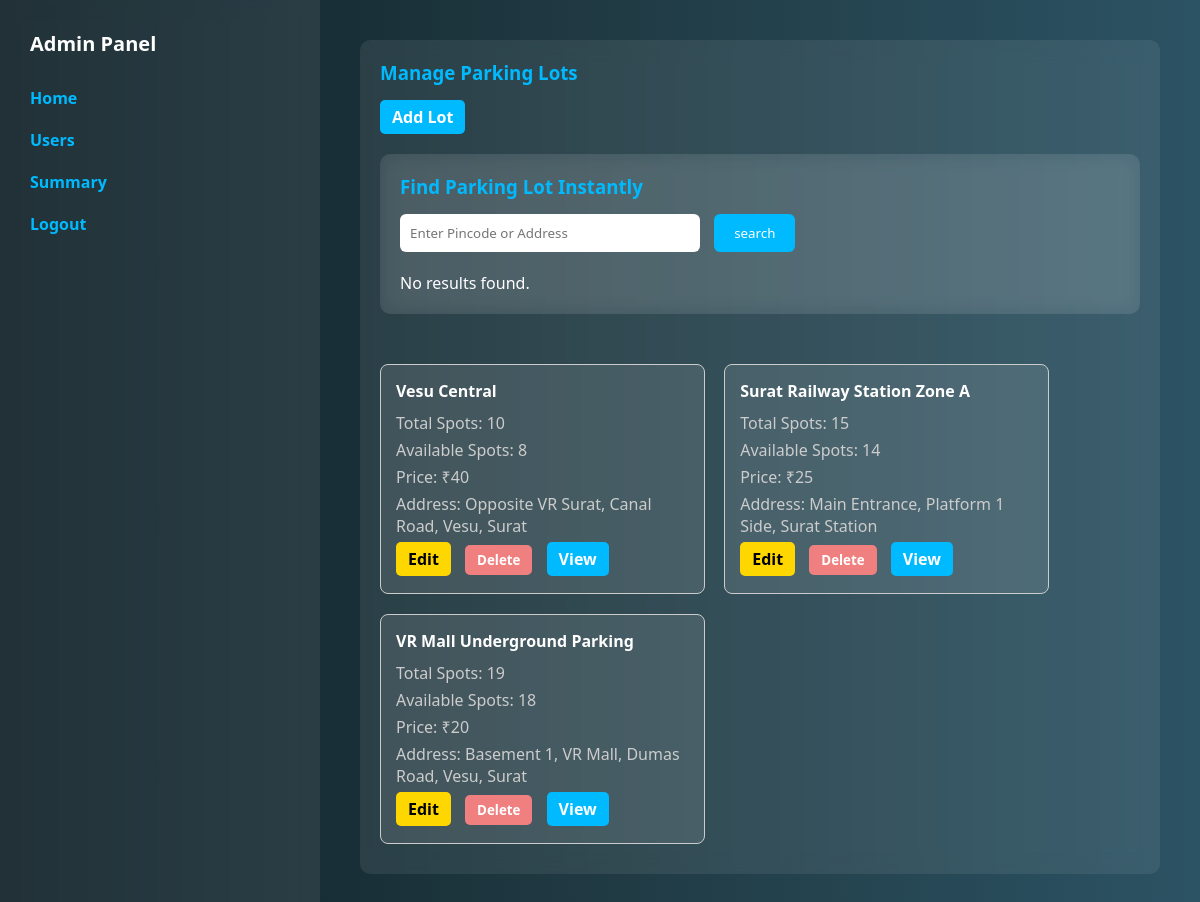
Before: /admin_dashboard with the older database file.
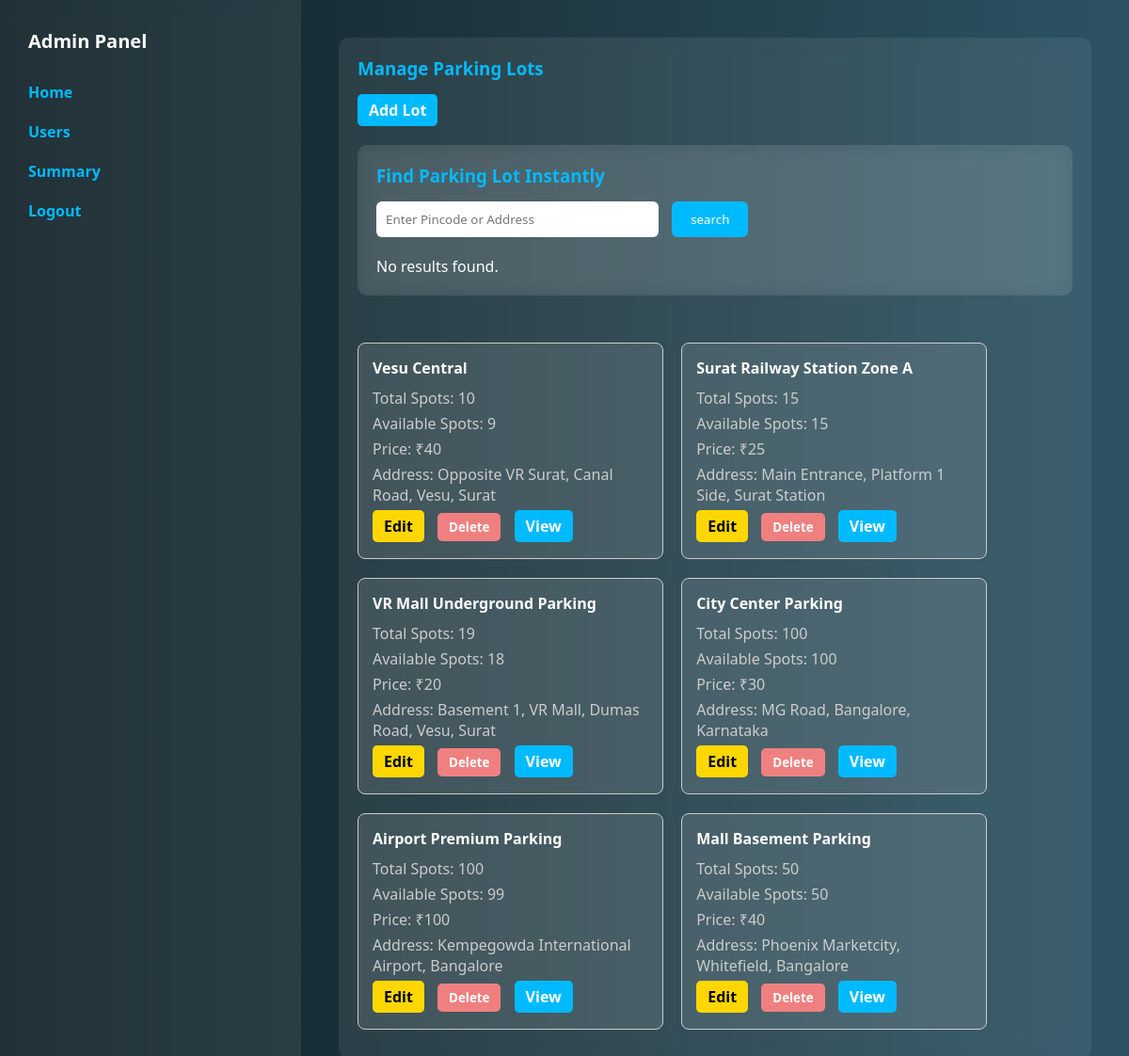
After: the same page with the newer database file.
### app.py (models this page shows)
class Parking_lot(db.Model):
    __tablename__ = 'parking_lot'
    id = db.Column(db.Integer, primary_key=True, autoincrement=True)
    parking_lot_name = db.Column(db.String(100), nullable=False,)
    address = db.Column(db.String(150), nullable=False)
    pin_code = db.Column(db.String(6), nullable=False)
    price_per_hour =db.Column(db.Integer, nullable = False)
    total_capacity = db.Column(db.Integer, nullable = False)
    avilable_capacity = db.Column(db.Integer, nullable = False)
    spots = db.relationship("ParkingSpot", back_populates = 'lot')

### app.py (the view, shortened to what this page needs)
@app.route('/admin_dashboard', methods=['GET','POST'])
def  admin_dashboard():
    parking_lots = Parking_lot.query.all()
    search_results = None
    if request.method == 'GET':
        return render_template('admin_dashboard.html', parking_lots=parking_lots)

### templates/admin_dashboard.html (shortened to what this page needs)
<!DOCTYPE html>
<html lang="en">
<head>
</head>
<body>
  <div class="sidebar">
    <h2>Admin Panel</h2>
    <a href="/admin_dashboard">Home</a>
    <a href="/view_users">Users</a>
    <a href="/admin_summary">Summary</a>
    <a href="/landing_page">Logout</a>
  </div>
  <div class="main-content">
    <div class="section">
      <h3>Manage Parking Lots</h3>
      <a href="/add_parking" class="btn btn-add">Add Lot</a>
      <div class="section">
         <h3>Find Parking Lot Instantly</h3>
         <div class="search-box">
         <form action="{{ url_for('admin_dashboard') }}"  method="POST">
           <input type="text" name="pincode" placeholder="Enter Pincode or Address"  required>
           <input type="submit" value="search" class="btn-search"  >
         </form>
      </div>
      {% if search_results %}
        {% for lot in search_results %}
         <div class="lot-card">
           <h4>{{lot.parking_lot_name}}</h4>
           <p>Total Spots: {{lot.total_capacity }}</p>
           <p>Available Spots: {{lot.avilable_capacity }}</p>
            <p>Price: ₹{{lot.price_per_hour}}</p>
            <p>Address: {{lot.address}}</p>
           <a href="{{ url_for('edit_parking', lot_id=lot.id) }}" class="btn btn-edit">Edit</a>
           <form action="{{ url_for('delete_lot', lot_id=lot.id) }}" method="post" style="display:inline;">
               <button type="submit" class="btn btn-delete">Delete</button>
           </form>
              <a href="{{ url_for('view_lot', lot_id=lot.id) }}" class="btn btn-add">View</a>
           </div>
        {% endfor %}
      {% else %}
        <p>No results found.</p>
      {% endif %}
    </div>
      {% for lot in parking_lots %}
          <div class="lot-card">
             <h4>{{lot.parking_lot_name}}</h4>
             <p>Total Spots: {{lot.total_capacity }}</p>
             <p>Available Spots: {{lot.avilable_capacity }}</p>
             <p>Price: ₹{{lot.price_per_hour}}</p>
             <p>Address: {{lot.address}}</p>
             <a href="{{ url_for('edit_parking', lot_id=lot.id) }}" class="btn btn-edit">Edit</a>
             <form action="{{ url_for('delete_lot', lot_id=lot.id) }}" method="post" style="display:inline;">
                    <button type="submit" class="btn btn-delete">Delete</button>
             </form>
             <a href="{{ url_for('view_lot', lot_id=lot.id) }}" class="btn btn-add">View</a>
          </div>
      {% endfor %}
    </div>
  </div>
</body>
</html>

### templates/admin_dashboard.html (style rules this page uses)
* { margin: 0; padding: 0; box-sizing: border-box; font-family: 'Segoe UI', Tahoma, Geneva, Verdana, sans-serif; }
html, body { height: 100%; width: 100%; background: linear-gradient(to right, #0f2027, #203a43, #2c5364); overflow: hidden; }
body { display: flex; }
.sidebar { width: 320px; height: 100vh; background: rgba(255, 255, 255, 0.08); backdrop-filter: blur(10px); padding: 30px; color: #fff; display: flex; flex-direction: column; }
.sidebar h2 { font-size: 20px; margin-bottom: 20px; }
.sidebar a { display: block; margin: 10px 0; color: #00baff; text-decoration: none; font-weight: bold; }
.main-content { flex: 1; height: 100vh; overflow-y: auto; padding: 40px; color: #fff; }
.section { margin-bottom: 40px; background: rgba(255, 255, 255, 0.08); padding: 20px; border-radius: 10px; backdrop-filter: blur(10px); }
h3 { margin-bottom: 15px; color: #00baff; }
.btn { padding: 6px 12px; border: none; border-radius: 5px; cursor: pointer; font-weight: bold; text-decoration: none; display: inline-block; margin-right: 10px; }
.btn-edit { background-color: #ffd700; color: #000; }
.btn-delete { background-color: #f08080; color: white; }
.btn-add { background-color: #00baff; color: white; margin-bottom: 20px; }
.lot-card { background: rgba(255, 255, 255, 0.1); border: 1px solid #ccc; border-radius: 8px; padding: 15px; margin: 10px 0; display: inline-block; width: 325px; height: 230px; margin-right: 15px; vertical-align: top; }
.lot-card h4 { margin-bottom: 10px; color: #fff; }
.lot-card p { margin: 5px 0; color: #ccc; }
.btn-search { background-color: #00baff; color: white; padding: 10px 20px; border: none; border-radius: 6px; margin-left: 10px; cursor: pointer; }
.search-box { margin-bottom: 20px; }
.search-box input[type="text"] { padding: 10px; width: 300px; border-radius: 6px; border: none; }

Changed rows visible on the page:
changed Parking_lot "Vesu Central": avilable_capacity "8" → "9"
changed Parking_lot "Surat Railway Station Zone A": avilable_capacity "14" → "15"
added Parking_lot: parking_lot_name "City Center Parking", total_capacity "100", avilable_capacity "100", price_per_hour "30", address "MG Road, Bangalore, Karnataka"
added Parking_lot: parking_lot_name "Airport Premium Parking", total_capacity "100", avilable_capacity "99", price_per_hour "100", address "Kempegowda International Airport, Bangalore"
added Parking_lot: parking_lot_name "Mall Basement Parking", total_capacity "50", avilable_capacity "50", price_per_hour "40", address "Phoenix Marketcity, Whitefield, Bangalore"
